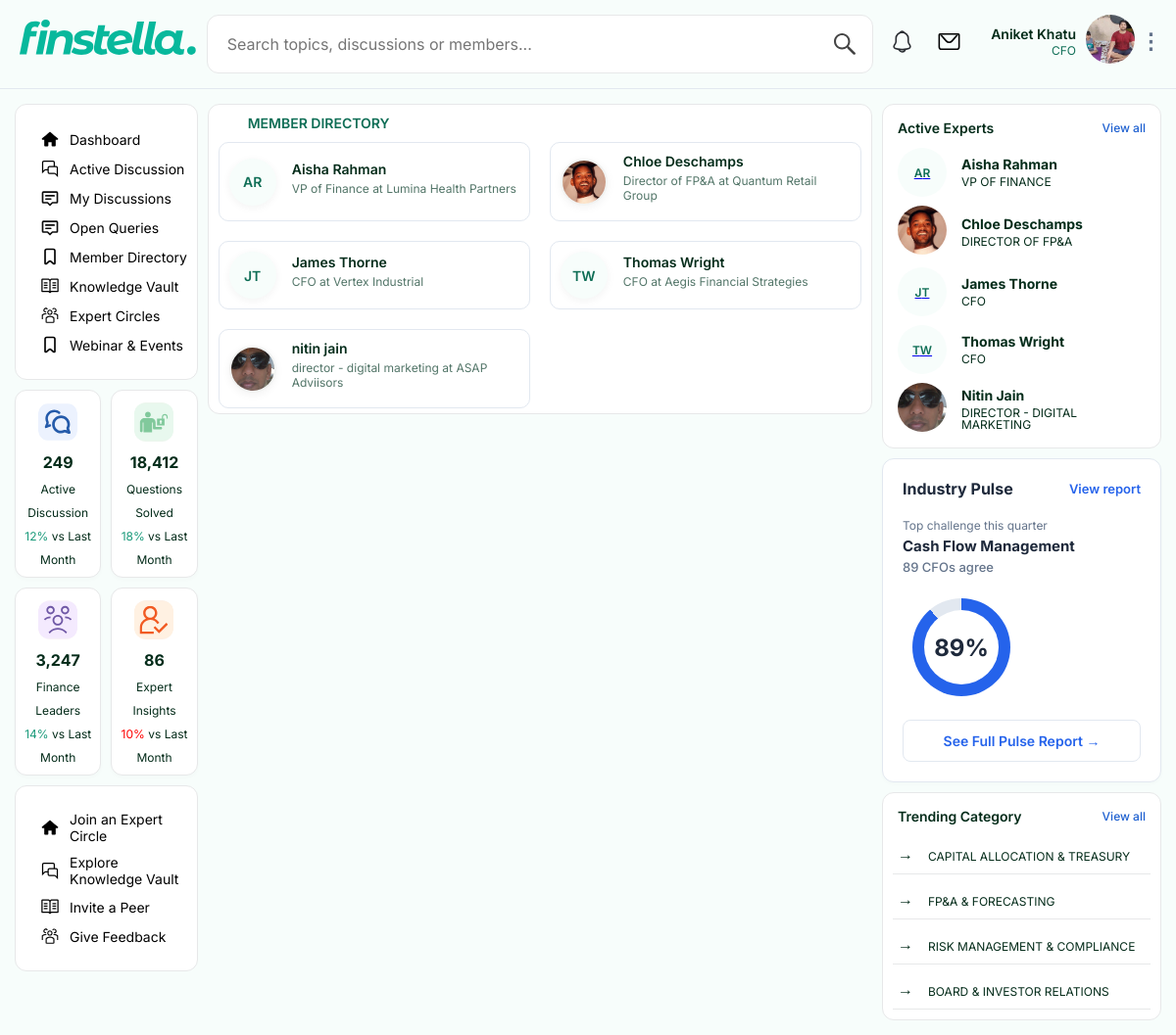
The page /members/ (signed in) on the database its author committed.
### forum/models.py (models this page shows, shortened)
class CustomUser(AbstractUser):
    title = models.CharField(max_length=100, blank=True, null=True, help_text="e.g. CFO, Finance Director")
    company= models.CharField(max_length=150,blank=True,null=True)
    linkedin_url=models.CharField(max_length=200, blank=True, null=True)
    is_active_subscriber = models.BooleanField(default=False)
    profile_picture = models.ImageField(upload_to='avatars/', null=True, blank=True)
    about = models.TextField(null=True, blank=True, help_text='A Brief executive bio.')

class Category(models.Model):
    name = models.CharField(max_length=50)
    slug = models.SlugField(unique=True)
    class Meta:
        verbose_name_plural = "Categories"

### forum/views.py (the view)
# urls.py: path('members/',member_directory_view,name='member_directory'),
@login_required(login_url='login')
def member_directory_view(request):
    members = CustomUser.objects.filter(is_active=True, is_superuser=False).order_by('first_name')
    categories = Category.objects.all()
    context = {
        'members':members,
        'categories':categories,
    }
    return render(request, 'members.html', context)

### templates/members.html (shortened to what this page needs)
{% extends "layout.html" %}
{%load static%}
   {% block maincontent %}
    <section class="" style=" background:#fff; border: 1px solid #e7e8e9; border-radius: 12px; padding:5px 10px">
  <div class="section-wrap23">
    <div class="active-discussion-title" style="padding:5px 10px 11px 30px;">
        <h4>Member Directory</h4>
    </div>
    <div style="display: grid; grid-template-columns: repeat(auto-fill, minmax(300px, 1fr)); gap: 20px;">
        {% for member in members %}
        <div class="f-card" style="display: flex; gap: 16px; align-items: center; padding: 10px; ">
            <a href="{% url 'member_profile' member.id %}" style="display: flex; align-items: center; gap: 8px; text-decoration: none; color: inherit; transition: opacity 0.2s;" onmouseover="this.style.opacity='0.8'" onmouseout="this.style.opacity='1'">
    {% if member.profile_picture %}
        <img src="{{ member.profile_picture.url }}" alt="{{ member.first_name }}" style="width: 48px; height: 48px; border-radius: 50%; object-fit: cover; border: 2px solid rgba(4, 44, 26, 0.05); box-shadow: 0 2px 8px rgba(0,0,0,0.05);">
    {% else %}
        <div style="width: 48px; height: 48px; border-radius: 50%;  background:#f7fdfb; color: rgb(15, 110, 86); display: flex; align-items: center; justify-content: center; font-family: inherit; font-size: 14px; font-weight: 600; box-shadow: 0 2px 8px rgba(0,0,0,0.05);">
            {{ member.first_name|first }}{{ member.last_name|first }}
        </div>
    {% endif %}
    </a>
            <div>
                <div style="font-family: inherit; font-weight: 600; font-size: 14px; color: var(--deep); margin-bottom: 4px;">
                    {{ member.first_name }} {{ member.last_name }}
                </div>
                <div style="font-size: 12px; color: var(--muted); margin-bottom: 8px;">
                    {{ member.title }} at {{ member.company }}
                </div>
            </div>
        </div>
        {% empty %}
        <p style="color: var(--muted); font-size: 14px;">No active members found in the directory.</p>
        {% endfor %}
    </div>
  </div>
</section>
   {% endblock %}

### templates/layout.html (shortened to what this page needs)
{% load static %}
<!DOCTYPE html>
<html lang="en">
<head>
    <link rel="stylesheet" href="{% static 'css/dashboard.css' %}">
    <link rel="stylesheet" href="{% static 'css/style.css' %}">
    <link rel="stylesheet" href="{% static 'css/thread-details.css'%}">
     <link
      rel="stylesheet"
      href="https://cdnjs.cloudflare.com/ajax/libs/font-awesome/6.0.0/css/all.min.css"
    />
</head>
<body>
<header>
        <div class="header">
            <div class="logo">
                <a href={% url 'dashboard'%}>
                <img src="{% static 'icons/finstella.svg' %}" alt="">
            </div>
            <div class="search">
                <input type="search" name="search" id="search" placeholder="Search topics, discussions or members...">
                <img src="{% static 'icons/search.svg' %}" class="search-icon" alt="">
            </div>
<div class="notify-profile">
    <div class="notification">
        <img src="{% static 'icons/notification-bell.svg' %}" alt="Notifications">
    </div>
    <div class="message">
        <img src="{% static 'icons/mail.svg' %}" alt="Messages">
    </div>
    <div class="profile" onclick="toggleProfileMenu(event)">
        <div class="profile-text">
            <p>
            <span class="user-name">{{ request.user.first_name }} {{ request.user.last_name }}</span>
            <br>
            <span class="user-title">{{ request.user.title }}</span>
            </p>
        </div>
        <div class="profile-icon">
            {% if request.user.profile_picture %}
                <img src="{{ request.user.profile_picture.url }}" alt="{{ request.user.first_name }}">
            {% else %}
                <div class="expert-initial">
                    {{ request.user.first_name|first }}{{ request.user.last_name|first }}
                </div>
            {% endif %}
        </div>
        <div class="dots-icon">⋮</div>
    </div>
</div>
</div>
</header>
    <main class="main-container">
       <aside class="left-sidebar">
            <nav class="menu-list">
                <a href={%url 'dashboard'%} class="menu">
                    <img src={%static 'icons/home.svg'%} alt="">
                    Dashboard
                </a>
                <a href={%url 'active_discussion'%} class="menu">
                    <img src={%static 'icons/conversation.svg'%} alt="">
                    Active Discussion
                </a>
                <a href={% url "my_discussion"%} class="menu">
                    <img src={%static 'icons/mydiscussion.svg'%} alt="">
                    My Discussions
                </a>
                <a href={% url "open_queries"%} class="menu">
                    <img src={%static 'icons/mydiscussion.svg'%} alt="">
                    Open Queries
                </a>
                <a href={%url 'member_directory'%} class="menu">
                    <img src={%static 'icons/bookmark.svg'%} alt="">
                    Member Directory
                </a>
                <a href="#" class="menu">
                    <img src={%static 'icons/Knowledge.svg'%} alt="">
                    Knowledge Vault
                </a>
                <a href="#" class="menu">
                    <img src={%static 'icons/expertcircle.svg'%} alt="">
                    Expert Circles
                </a>
                <a href="#" class="menu">
                    <img src={%static 'icons/bookmark.svg'%} alt="">
                    Webinar & Events
                </a>
            </nav>
            <div class="forum-dashboard">
                <div class="dashboard-card">
                    <img src={%static 'icons/active discussion icon 1.svg'%} alt="" class="icon1">
                    <h1>249</h1>
                    <h5>Active Discussion</h5>
                    <h6><span class="high-light">12%</span> vs Last Month</h6>
                </div>
                <div class="dashboard-card">
                    <img src={%static 'icons/questions solved 2.svg'%} alt="" class="icon2">
                    <h1>18,412</h1>
                    <h5>Questions Solved</h5>
                    <h6><span class="high-light">18%</span> vs Last Month</h6>
                </div>
                <div class="dashboard-card">
                   <img src={%static 'icons/finance leaders icon 3.svg'%} alt="" class="icon3">
                    <h1>3,247</h1>
                    <h5>Finance Leaders</h5>
                    <h6><span class="high-light">14%</span> vs Last Month</h6>
                </div>
                <div class="dashboard-card">
                     <img src={%static 'icons/expert insights icon 4.svg'%} alt="" class="icon4">
                    <h1>86</h1>
                    <h5>Expert Insights</h5>
                    <h6><span class="high-light-low">10%</span> vs Last Month</h6>
                </div>
            </div>
            <nav class="menu-list">
                <a href="#" class="menu">
                    <img src={%static 'icons/home.svg'%} alt="">
                    Join an Expert Circle
                </a>
                <a href="#" class="menu">
                    <img src={%static 'icons/conversation.svg'%} alt="">
                    Explore Knowledge Vault
                </a>
                <a href="#" class="menu">
                    <img src={%static 'icons/Knowledge.svg'%} alt="">
                    Invite a Peer
                </a>
                <a href="#" class="menu">
                    <img src={%static 'icons/expertcircle.svg'%} alt="">
                    Give Feedback
                </a>
            </nav>
       </aside>
         <section class="main-content">
         {% block maincontent %}
         {% endblock %}
         </section>
        <aside class="right-sidebar">
          <div class="active-expert-box">
            <div class="active-title">
              <h4>Active Experts</h4>
              <a href="{% url 'member_directory' %}">View all</a>
            </div>
             {% for member in members%}
            <div class="active-expert">
                  <div class="expert-icon">
                     <a href={%url 'member_profile'  member.id %}>
                    {% if member.profile_picture%}
                    <img src="{{ member.profile_picture.url }}" alt={{ member.first_name }}>
                    {% else %}
                    <div class="expert-initial">
                        {{ member.first_name|first }}{{ member.last_name|first }}
                    </div>
                    {% endif%}
                      </div>
                  <div class="expert-text">
                  <h5>
                  {{ member.first_name }} {{ member.last_name }}
                  </h5>
                  <p>{{ member.title }}</p>
                  </div>
                  </div>
                 {%endfor%}
          </div>
            <div class="pulse-card">
                <div class="pulse-header">
                    <h3>Industry Pulse</h3>
                    <a href="#">View report</a>
                </div>
                <div class="pulse-subtitle">Top challenge this quarter</div>
                <div class="pulse-challenge">Cash Flow Management</div>
                <div class="pulse-agree">89 CFOs agree</div>
                <div class="progress-ring-container">
                    <div class="progress-ring">
                        <span class="progress-value">89%</span>
                    </div>
                </div>
                <a href="#" class="pulse-action-btn">See Full Pulse Report &rarr;</a>
            </div>
          <div class="active-expert-box">
            <div class="active-title">
              <h4>Trending Category</h4>
              <a href="#">View all</a>
            </div>
             {% for category in categories%}
            <div class="category-list"  style:"border:none">
                  <div class="expert-text">
                  <P>
                   {{category.name }}
                  </P>
                  </div>
                  </div>
                 {%endfor%}
          </div>
        </aside>
    </main>
</body>
</html>

### static/css/style.css (style rules this page uses)
* { box-sizing:border-box;margin:0;padding:0 }
html { scroll-behavior:smooth }
body { font-family:'Syne',sans-serif;background:#f7fdfb;color:#042c1a;overflow-x:hidden }
:root { --bg:white; --border:#c8e8d8; --border-light:#e1f5ee; --pale:#E1F5EE; --mint:#9FE1CB; --teal:#1D9E75; --mid:#0F6E56; --deep:#042c1a; --muted:#527568; --sub:#8eada4; --gold:#BA7517; --gold-light:#f5e6c4; }
.f-card { background:#fff;border:.5px solid #E2E8F0; border-radius:10px; padding:16px 18px; transition:box-shadow .2s; }

### rows shown on the page
CustomUser: user.first_name "Aniket", user.last_name "Khatu", user "CFO", user.profile_picture (picture)
CustomUser: first_name|first "A", last_name|first "R", first_name "Aisha", last_name "Rahman", title "VP of Finance", company "Lumina Health Partners", title "VP OF FINANCE"
CustomUser: profile_picture (picture), first_name "Chloe", last_name "Deschamps", title "Director of FP&A", company "Quantum Retail Group", title "DIRECTOR OF FP&A"
CustomUser: first_name|first "J", last_name|first "T", first_name "James", last_name "Thorne", title "CFO", company "Vertex Industrial"
CustomUser: first_name|first "T", last_name|first "W", first_name "Thomas", last_name "Wright", title "CFO", company "Aegis Financial Strategies"
CustomUser: profile_picture (picture), first_name "nitin", last_name "jain", title "director - digital marketing", company "ASAP Adviisors", first_name "Nitin", last_name "Jain", title "DIRECTOR - DIGITAL MARKETING"
Category: name "CAPITAL ALLOCATION & TREASURY"
Category: name "FP&A & FORECASTING"
Category: name "RISK MANAGEMENT & COMPLIANCE"
Category: name "BOARD & INVESTOR RELATIONS"
